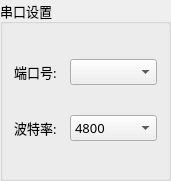
  <widget class="QGroupBox" name="groupBox_3">
   <property name="geometry">
    <rect>
     <x>10</x>
     <y>40</y>
     <width>171</width>
     <height>181</height>
    </rect>
   </property>
   <property name="minimumSize">
    <size>
     <width>50</width>
     <height>50</height>
    </size>
   </property>
   <property name="font">
    <font>
     <family>微软雅黑</family>
     <pointsize>10</pointsize>
    </font>
   </property>
   <property name="title">
    <string>串口设置</string>
   </property>
   <layout class="QGridLayout" name="gridLayout_3">
    <item row="1" column="1">
     <widget class="QComboBox" name="baudRateBox">
      <property name="currentText">
       <string>4800</string>
      </property>
      <item>
       <property name="text">
        <string>4800</string>
       </property>
      </item>
      <item>
       <property name="text">
        <string>9600</string>
       </property>
      </item>
      <item>
       <property name="text">
        <string>19200</string>
       </property>
      </item>
      <item>
       <property name="text">
        <string>38400</string>
       </property>
      </item>
      <item>
       <property name="text">
        <string>115200</string>
       </property>
      </item>
     </widget>
    </item>
    <item row="0" column="1">
     <widget class="ComboBox" name="serialPortInfoListBox"/>
    </item>
    <item row="1" column="0">
     <widget class="QLabel" name="baudRateLabel">
      <property name="maximumSize">
       <size>
        <width>50</width>
        <height>16777215</height>
       </size>
      </property>
      <property name="text">
       <string>波特率:</string>
      </property>
     </widget>
    </item>
    <item row="0" column="0">
     <widget class="QLabel" name="label_19">
      <property name="maximumSize">
       <size>
        <width>50</width>
        <height>16777215</height>
       </size>
      </property>
      <property name="text">
       <string>端口号:</string>
      </property>
     </widget>
    </item>
   </layout>
  </widget>
